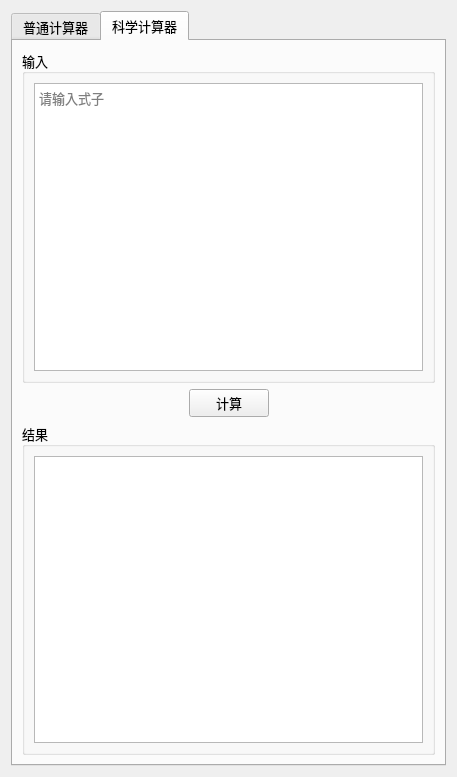
<?xml version="1.0" encoding="UTF-8"?>
<ui version="4.0">
 <class>Form</class>
 <widget class="QWidget" name="Form">
  <property name="geometry">
   <rect>
    <x>0</x>
    <y>0</y>
    <width>457</width>
    <height>777</height>
   </rect>
  </property>
  <property name="windowTitle">
   <string>Form</string>
  </property>
  <layout class="QVBoxLayout" name="verticalLayout_7">
   <item>
    <widget class="QTabWidget" name="tabWidget">
     <property name="font">
      <font>
       <family>Adobe Devanagari</family>
       <pointsize>10</pointsize>
      </font>
     </property>
     <property name="currentIndex">
      <number>1</number>
     </property>
     <widget class="QWidget" name="tab">
      <attribute name="title">
       <string>普通计算器</string>
      </attribute>
      <layout class="QVBoxLayout" name="verticalLayout_6">
       <item>
        <layout class="QVBoxLayout" name="verticalLayout">
         <item>
          <widget class="QTextBrowser" name="textBrowser_Cal">
           <property name="placeholderText">
            <string>结果</string>
           </property>
          </widget>
         </item>
         <item>
          <layout class="QHBoxLayout" name="horizontalLayout">
           <property name="topMargin">
            <number>0</number>
           </property>
           <property name="rightMargin">
            <number>0</number>
           </property>
           <property name="bottomMargin">
            <number>0</number>
           </property>
           <item>
            <widget class="QPushButton" name="pushButton_Modulus">
             <property name="minimumSize">
              <size>
               <width>60</width>
               <height>60</height>
              </size>
             </property>
             <property name="font">
              <font>
               <family>Adobe Devanagari</family>
               <pointsize>-1</pointsize>
              </font>
             </property>
             <property name="styleSheet">
              <string notr="true">QPushButton { 
    font-size:18px;
}</string>
             </property>
             <property name="text">
              <string>%</string>
             </property>
            </widget>
           </item>
           <item>
            <widget class="QPushButton" name="pushButton_CE">
             <property name="minimumSize">
              <size>
               <width>60</width>
               <height>60</height>
              </size>
             </property>
             <property name="styleSheet">
              <string notr="true">QPushButton { 
    font-size:18px;
}</string>
             </property>
             <property name="text">
              <string>CE</string>
             </property>
            </widget>
           </item>
           <item>
            <widget class="QPushButton" name="pushButton_C">
             <property name="enabled">
              <bool>true</bool>
             </property>
             <property name="sizePolicy">
              <sizepolicy hsizetype="Minimum" vsizetype="Maximum">
               <horstretch>0</horstretch>
               <verstretch>0</verstretch>
              </sizepolicy>
             </property>
             <property name="minimumSize">
              <size>
               <width>60</width>
               <height>60</height>
              </size>
             </property>
             <property name="maximumSize">
              <size>
               <width>16777215</width>
               <height>16777215</height>
              </size>
             </property>
             <property name="styleSheet">
              <string notr="true">QPushButton { 
    font-size:18px;
}</string>
             </property>
             <property name="text">
              <string>C</string>
             </property>
            </widget>
           </item>
           <item>
            <widget class="QPushButton" name="pushButton_Del">
             <property name="minimumSize">
              <size>
               <width>60</width>
               <height>60</height>
              </size>
             </property>
             <property name="maximumSize">
              <size>
               <width>16777215</width>
               <height>16777215</height>
              </size>
             </property>
             <property name="styleSheet">
              <string notr="true">QPushButton { 
    font-size:18px;
}</string>
             </property>
             <property name="text">
              <string>←</string>
             </property>
            </widget>
           </item>
          </layout>
         </item>
         <item>
          <layout class="QHBoxLayout" name="horizontalLayout_2">
           <item>
            <widget class="QPushButton" name="pushButton_div_x">
             <property name="minimumSize">
              <size>
               <width>60</width>
               <height>60</height>
              </size>
             </property>
             <property name="styleSheet">
              <string notr="true">QPushButton { 
    font-size:18px;
}</string>
             </property>
             <property name="text">
              <string>1/x</string>
             </property>
            </widget>
           </item>
           <item>
            <widget class="QPushButton" name="pushButton_Square">
             <property name="minimumSize">
              <size>
               <width>60</width>
               <height>60</height>
              </size>
             </property>
             <property name="styleSheet">
              <string notr="true">QPushButton { 
    font-size:18px;
}</string>
             </property>
             <property name="text">
              <string>x²</string>
             </property>
            </widget>
           </item>
           <item>
            <widget class="QPushButton" name="pushButton_Sqrt">
             <property name="minimumSize">
              <size>
               <width>60</width>
               <height>60</height>
              </size>
             </property>
             <property name="styleSheet">
              <string notr="true">QPushButton { 
    font-size:18px;
}</string>
             </property>
             <property name="text">
              <string>√x</string>
             </property>
            </widget>
           </item>
           <item>
            <widget class="QPushButton" name="pushButton_Divide">
             <property name="minimumSize">
              <size>
               <width>60</width>
               <height>60</height>
              </size>
             </property>
             <property name="styleSheet">
              <string notr="true">QPushButton { 
    font-size:18px;
}</string>
             </property>
             <property name="text">
              <string>÷</string>
             </property>
            </widget>
           </item>
          </layout>
         </item>
         <item>
          <layout class="QHBoxLayout" name="horizontalLayout_3">
           <item>
            <widget class="QPushButton" name="pushButton_7">
             <property name="minimumSize">
              <size>
               <width>60</width>
               <height>60</height>
              </size>
             </property>
             <property name="styleSheet">
              <string notr="true">QPushButton { 
    font-size:18px;
}</string>
             </property>
             <property name="text">
              <string>7</string>
             </property>
            </widget>
           </item>
           <item>
            <widget class="QPushButton" name="pushButton_8">
             <property name="minimumSize">
              <size>
               <width>60</width>
               <height>60</height>
              </size>
             </property>
             <property name="styleSheet">
              <string notr="true">QPushButton { 
    font-size:18px;
}</string>
             </property>
             <property name="text">
              <string>8</string>
             </property>
            </widget>
           </item>
           <item>
            <widget class="QPushButton" name="pushButton_9">
             <property name="minimumSize">
              <size>
               <width>60</width>
               <height>60</height>
              </size>
             </property>
             <property name="styleSheet">
              <string notr="true">QPushButton { 
    font-size:18px;
}</string>
             </property>
             <property name="text">
              <string>9</string>
             </property>
            </widget>
           </item>
           <item>
            <widget class="QPushButton" name="pushButton_Multiply">
             <property name="minimumSize">
              <size>
               <width>60</width>
               <height>60</height>
              </size>
             </property>
             <property name="styleSheet">
              <string notr="true">QPushButton { 
    font-size:18px;
}</string>
             </property>
             <property name="text">
              <string>×</string>
             </property>
            </widget>
           </item>
          </layout>
         </item>
         <item>
          <layout class="QHBoxLayout" name="horizontalLayout_4">
           <item>
            <widget class="QPushButton" name="pushButton_4">
             <property name="minimumSize">
              <size>
               <width>60</width>
               <height>60</height>
              </size>
             </property>
             <property name="styleSheet">
              <string notr="true">QPushButton { 
    font-size:18px;
}</string>
             </property>
             <property name="text">
              <string>4</string>
             </property>
            </widget>
           </item>
           <item>
            <widget class="QPushButton" name="pushButton_5">
             <property name="minimumSize">
              <size>
               <width>60</width>
               <height>60</height>
              </size>
             </property>
             <property name="styleSheet">
              <string notr="true">QPushButton { 
    font-size:18px;
}</string>
             </property>
             <property name="text">
              <string>5</string>
             </property>
            </widget>
           </item>
           <item>
            <widget class="QPushButton" name="pushButton_6">
             <property name="minimumSize">
              <size>
               <width>60</width>
               <height>60</height>
              </size>
             </property>
             <property name="styleSheet">
              <string notr="true">QPushButton { 
    font-size:18px;
}</string>
             </property>
             <property name="text">
              <string>6</string>
             </property>
            </widget>
           </item>
           <item>
            <widget class="QPushButton" name="pushButton_Reduce">
             <property name="minimumSize">
              <size>
               <width>60</width>
               <height>60</height>
              </size>
             </property>
             <property name="styleSheet">
              <string notr="true">QPushButton { 
    font-size:18px;
}</string>
             </property>
             <property name="text">
              <string>-</string>
             </property>
            </widget>
           </item>
          </layout>
         </item>
         <item>
          <layout class="QHBoxLayout" name="horizontalLayout_5">
           <item>
            <widget class="QPushButton" name="pushButton_1">
             <property name="minimumSize">
              <size>
               <width>60</width>
               <height>60</height>
              </size>
             </property>
             <property name="styleSheet">
              <string notr="true">QPushButton { 
    font-size:18px;
}</string>
             </property>
             <property name="text">
              <string>1</string>
             </property>
            </widget>
           </item>
           <item>
            <widget class="QPushButton" name="pushButton_2">
             <property name="minimumSize">
              <size>
               <width>60</width>
               <height>60</height>
              </size>
             </property>
             <property name="styleSheet">
              <string notr="true">QPushButton { 
    font-size:18px;
}</string>
             </property>
             <property name="text">
              <string>2</string>
             </property>
            </widget>
           </item>
           <item>
            <widget class="QPushButton" name="pushButton_3">
             <property name="minimumSize">
              <size>
               <width>60</width>
               <height>60</height>
              </size>
             </property>
             <property name="styleSheet">
              <string notr="true">QPushButton { 
    font-size:18px;
}</string>
             </property>
             <property name="text">
              <string>3</string>
             </property>
            </widget>
           </item>
           <item>
            <widget class="QPushButton" name="pushButton_Plus">
             <property name="minimumSize">
              <size>
               <width>60</width>
               <height>60</height>
              </size>
             </property>
             <property name="styleSheet">
              <string notr="true">QPushButton { 
    font-size:18px;
}</string>
             </property>
             <property name="text">
              <string>+</string>
             </property>
            </widget>
           </item>
          </layout>
         </item>
         <item>
          <layout class="QHBoxLayout" name="horizontalLayout_6">
           <item>
            <widget class="QPushButton" name="pushButton_Minus">
             <property name="minimumSize">
              <size>
               <width>60</width>
               <height>60</height>
              </size>
             </property>
             <property name="styleSheet">
              <string notr="true">QPushButton { 
    font-size:18px;
}</string>
             </property>
             <property name="text">
              <string>+/-</string>
             </property>
            </widget>
           </item>
           <item>
            <widget class="QPushButton" name="pushButton_0">
             <property name="minimumSize">
              <size>
               <width>60</width>
               <height>60</height>
              </size>
             </property>
             <property name="styleSheet">
              <string notr="true">QPushButton { 
    font-size:18px;
}</string>
             </property>
             <property name="text">
              <string>0</string>
             </property>
            </widget>
           </item>
           <item>
            <widget class="QPushButton" name="pushButton_Point">
             <property name="minimumSize">
              <size>
               <width>60</width>
               <height>60</height>
              </size>
             </property>
             <property name="styleSheet">
              <string notr="true">QPushButton { 
    font-size:18px;
}</string>
             </property>
             <property name="text">
              <string>.</string>
             </property>
            </widget>
           </item>
           <item>
            <widget class="QPushButton" name="pushButton_Equal">
             <property name="minimumSize">
              <size>
               <width>60</width>
               <height>60</height>
              </size>
             </property>
             <property name="styleSheet">
              <string notr="true">QPushButton { 
    font-size:18px;
}</string>
             </property>
             <property name="text">
              <string>=</string>
             </property>
            </widget>
           </item>
          </layout>
         </item>
        </layout>
       </item>
      </layout>
     </widget>
     <widget class="QWidget" name="tab_2">
      <attribute name="title">
       <string>科学计算器</string>
      </attribute>
      <layout class="QVBoxLayout" name="verticalLayout_5">
       <item>
        <layout class="QVBoxLayout" name="verticalLayout_4">
         <item>
          <widget class="QGroupBox" name="groupBox_2">
           <property name="title">
            <string>输入</string>
           </property>
           <layout class="QVBoxLayout" name="verticalLayout_3">
            <item>
             <widget class="QPlainTextEdit" name="plainTextEdit">
              <property name="cursor" stdset="0">
               <cursorShape>IBeamCursor</cursorShape>
              </property>
              <property name="placeholderText">
               <string>请输入式子</string>
              </property>
             </widget>
            </item>
           </layout>
          </widget>
         </item>
         <item>
          <layout class="QHBoxLayout" name="horizontalLayout_8">
           <item>
            <spacer name="horizontalSpacer">
             <property name="orientation">
              <enum>Qt::Horizontal</enum>
             </property>
             <property name="sizeHint" stdset="0">
              <size>
               <width>40</width>
               <height>20</height>
              </size>
             </property>
            </spacer>
           </item>
           <item>
            <widget class="QPushButton" name="pushButton_Cal">
             <property name="text">
              <string>计算</string>
             </property>
            </widget>
           </item>
           <item>
            <spacer name="horizontalSpacer_2">
             <property name="orientation">
              <enum>Qt::Horizontal</enum>
             </property>
             <property name="sizeHint" stdset="0">
              <size>
               <width>40</width>
               <height>20</height>
              </size>
             </property>
            </spacer>
           </item>
          </layout>
         </item>
         <item>
          <widget class="QGroupBox" name="groupBox">
           <property name="title">
            <string>结果</string>
           </property>
           <layout class="QVBoxLayout" name="verticalLayout_2">
            <item>
             <widget class="QTextBrowser" name="textBrowser_Sci"/>
            </item>
           </layout>
          </widget>
         </item>
        </layout>
       </item>
      </layout>
     </widget>
    </widget>
   </item>
  </layout>
 </widget>
 <resources/>
 <connections/>
</ui>
